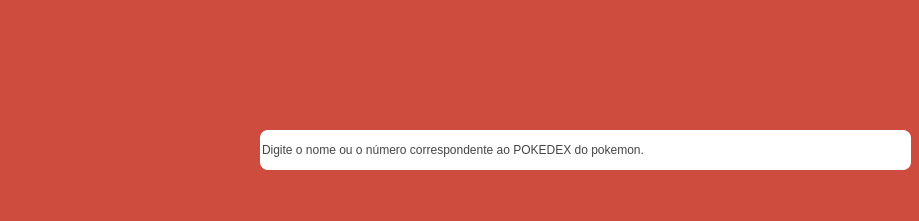
<?xml version="1.0" encoding="UTF-8"?>
<ui version="4.0">
 <class>DiniDex</class>
 <widget class="QMainWindow" name="DiniDex">
  <property name="geometry">
   <rect>
    <x>0</x>
    <y>0</y>
    <width>919</width>
    <height>221</height>
   </rect>
  </property>
  <property name="windowTitle">
   <string>Dinidex - A simple Pokedex</string>
  </property>
  <property name="windowIcon">
   <iconset>
    <normaloff>Resources/icone_programa.ico</normaloff>Resources/icone_programa.ico</iconset>
  </property>
  <property name="styleSheet">
   <string notr="true">background-color: rgb(0, 0, 0);</string>
  </property>
  <widget class="QWidget" name="centralwidget">
   <widget class="QWidget" name="pokemon_logo" native="true">
    <property name="geometry">
     <rect>
      <x>0</x>
      <y>-40</y>
      <width>300</width>
      <height>200</height>
     </rect>
    </property>
    <property name="styleSheet">
     <string notr="true">image: url(:/Images/pokemon_logo.png);
background:transparent;</string>
    </property>
   </widget>
   <widget class="QWidget" name="background" native="true">
    <property name="geometry">
     <rect>
      <x>0</x>
      <y>0</y>
      <width>941</width>
      <height>871</height>
     </rect>
    </property>
    <property name="styleSheet">
     <string notr="true">background-color: rgb(206, 76, 62);

</string>
    </property>
    <widget class="QLineEdit" name="search_bar">
     <property name="geometry">
      <rect>
       <x>260</x>
       <y>130</y>
       <width>651</width>
       <height>40</height>
      </rect>
     </property>
     <property name="styleSheet">
      <string notr="true">color: rgb(68, 68, 68);
background-color: rgb(255, 255, 255);
border-radius: 8px;</string>
     </property>
     <property name="text">
      <string>Digite o nome ou o número correspondente ao POKEDEX do pokemon.</string>
     </property>
    </widget>
   </widget>
   <zorder>background</zorder>
   <zorder>pokemon_logo</zorder>
  </widget>
 </widget>
 <resources>
  <include location="Resources/DiniDex_Resources.qrc"/>
 </resources>
 <connections/>
</ui>
